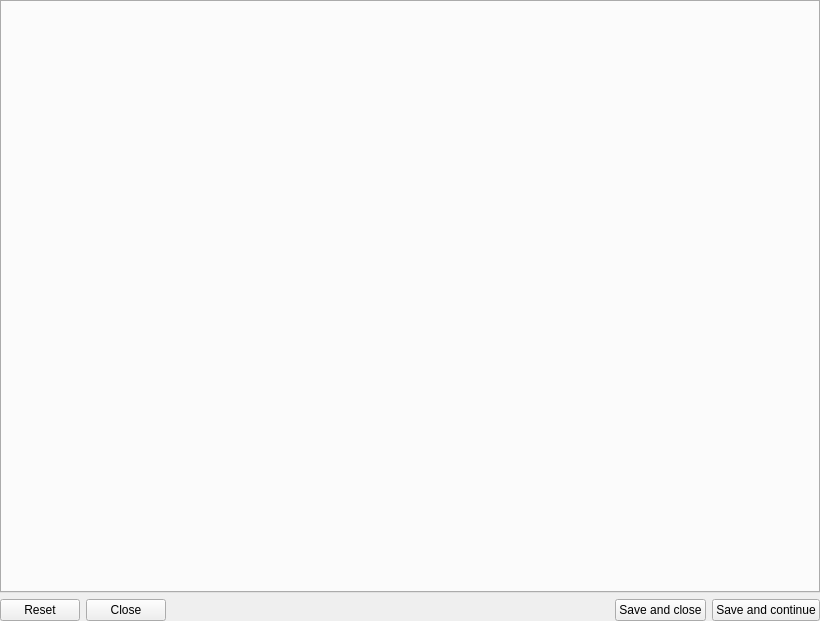
<?xml version="1.0" encoding="UTF-8"?>
<ui version="4.0">
 <class>Edit</class>
 <widget class="QWidget" name="Edit">
  <property name="geometry">
   <rect>
    <x>0</x>
    <y>0</y>
    <width>820</width>
    <height>621</height>
   </rect>
  </property>
  <property name="windowTitle">
   <string>Form</string>
  </property>
  <layout class="QVBoxLayout" name="verticalLayout">
   <property name="leftMargin">
    <number>0</number>
   </property>
   <property name="topMargin">
    <number>0</number>
   </property>
   <property name="rightMargin">
    <number>0</number>
   </property>
   <property name="bottomMargin">
    <number>0</number>
   </property>
   <item>
    <widget class="QTabWidget" name="tabWidget">
     <property name="sizePolicy">
      <sizepolicy hsizetype="Preferred" vsizetype="Expanding">
       <horstretch>0</horstretch>
       <verstretch>0</verstretch>
      </sizepolicy>
     </property>
     <property name="currentIndex">
      <number>-1</number>
     </property>
    </widget>
   </item>
   <item>
    <layout class="QHBoxLayout" name="horizontalLayout_2">
     <item>
      <widget class="QPushButton" name="btnReset">
       <property name="text">
        <string>Reset</string>
       </property>
       <property name="icon">
        <iconset resource="../icons/icons.qrc">
         <normaloff>:/icons/actions/undo.svg</normaloff>:/icons/actions/undo.svg</iconset>
       </property>
      </widget>
     </item>
     <item>
      <widget class="QPushButton" name="btnClose">
       <property name="text">
        <string>Close</string>
       </property>
       <property name="icon">
        <iconset resource="../icons/icons.qrc">
         <normaloff>:/icons/actions/cancel.svg</normaloff>:/icons/actions/cancel.svg</iconset>
       </property>
      </widget>
     </item>
     <item>
      <spacer name="horizontalSpacer_2">
       <property name="orientation">
        <enum>Qt::Horizontal</enum>
       </property>
       <property name="sizeHint" stdset="0">
        <size>
         <width>254</width>
         <height>20</height>
        </size>
       </property>
      </spacer>
     </item>
     <item>
      <widget class="QPushButton" name="btnSaveClose">
       <property name="text">
        <string>Save and close</string>
       </property>
       <property name="icon">
        <iconset resource="../icons/icons.qrc">
         <normaloff>:/icons/actions/save_new.svg</normaloff>:/icons/actions/save_new.svg</iconset>
       </property>
      </widget>
     </item>
     <item>
      <widget class="QPushButton" name="btnSaveContinue">
       <property name="text">
        <string>Save and continue</string>
       </property>
       <property name="icon">
        <iconset resource="../icons/icons.qrc">
         <normaloff>:/icons/actions/save_continue.svg</normaloff>:/icons/actions/save_continue.svg</iconset>
       </property>
      </widget>
     </item>
    </layout>
   </item>
  </layout>
 </widget>
 <resources>
  <include location="../icons/icons.qrc"/>
 </resources>
 <connections/>
</ui>
